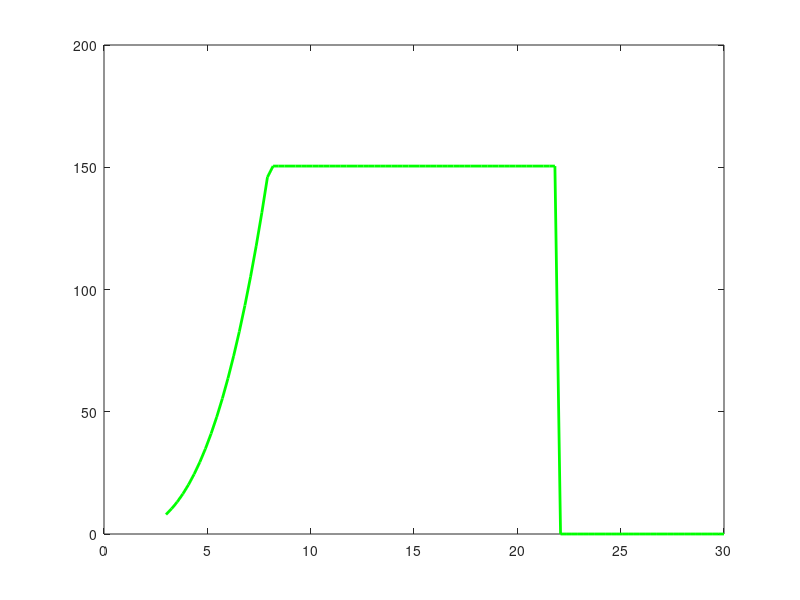

MATLAB code to generate this figure: (Note: this script raises an error after producing the figure.)
% WindFarmSimulation.m
% Simulation of 150 MW Wind Farm Power Output vs Wind Speed

% Constants
rho = 1.225;          % Air density (kg/m^3)
Cp = 0.4;             % Power coefficient (Betz limit ~0.59, realistic ~0.4)
A = 5281;             % Swept area of turbine (m^2) from design
P_rated = 6.6e5;      % Rated power of each turbine (W)
n_turbines = 228;     % Number of turbines

% Wind speeds from cut-in to cut-out (m/s)
V = linspace(3, 30, 100);

% Power calculation (limited to rated power)
P_turbine = 0.5 * rho * A * V.^3 * Cp;
P_turbine = min(P_turbine, P_rated);  % cap at rated power

% Apply cut-out speed at 22 m/s (turbine stops beyond this)
P_turbine(V > 22) = 0;

% Total wind farm output (MW)
P_farm = (P_turbine * n_turbines) / 1e6;

% Display sample outputs
fprintf(' Wind Speed (m/s)    Total Farm Output (MW)\n');
fprintf('---------------------------------------------\n');
for i = 1:length(V)
    fprintf('     %5.2f               %7.2f\n', V(i), P_farm(i));
end

% Plotting
figure;
plot(V, P_farm, 'g', 'LineWidth', 2);
hold on;
yline(150, 'r--', '150 MW                                               ');
xline(22, 'b--', 'Cut-Out Speed (22 m/s)');
xline(3, 'b--', 'Cut-In Speed (3 m/s)');
xlabel('Wind Speed (m/s)');
ylabel('Total Power Output (MW)');
title('150 MW Wind Farm Output vs Wind Speed');
grid on;
legend('Power Output', 'Rated Capacity', 'Cut-Out Speed');
